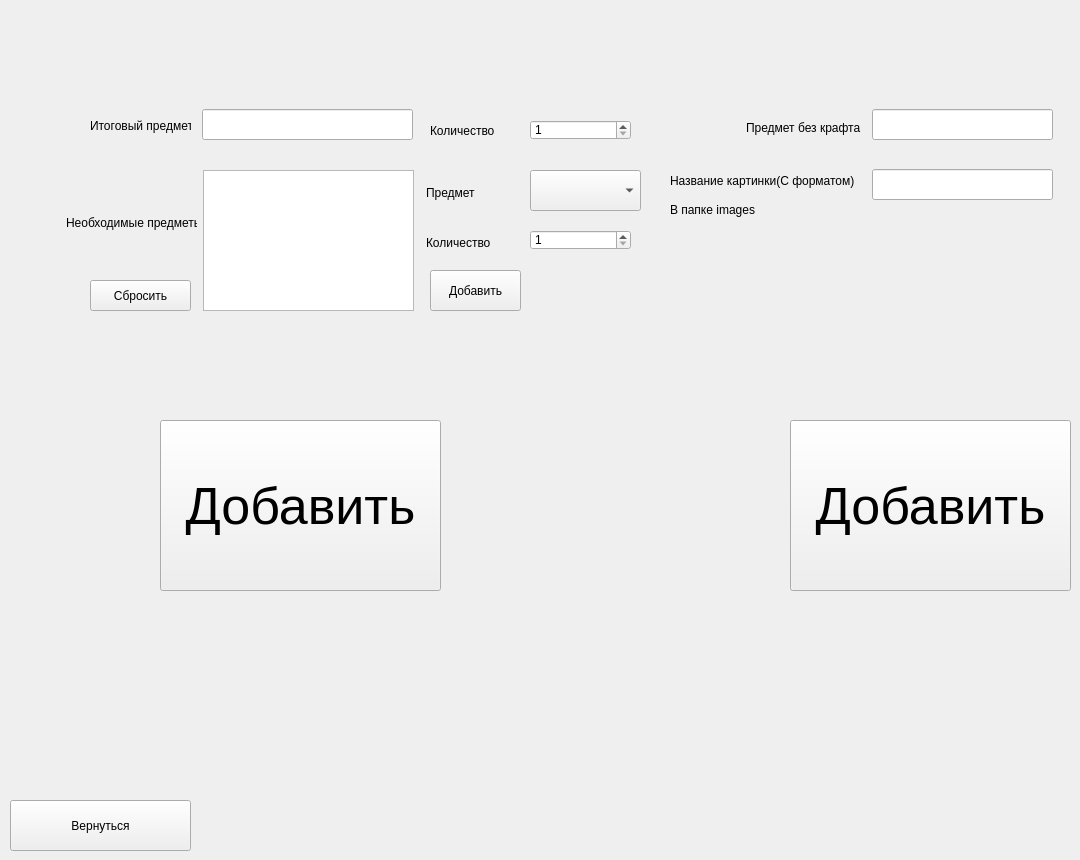
    <widget class="QWidget" name="page_2">
     <widget class="QPushButton" name="back_btn">
      <property name="geometry">
       <rect>
        <x>10</x>
        <y>800</y>
        <width>181</width>
        <height>51</height>
       </rect>
      </property>
      <property name="text">
       <string>Вернуться</string>
      </property>
     </widget>
     <widget class="QPushButton" name="add_craft">
      <property name="geometry">
       <rect>
        <x>160</x>
        <y>420</y>
        <width>281</width>
        <height>171</height>
       </rect>
      </property>
      <property name="font">
       <font>
        <pointsize>39</pointsize>
       </font>
      </property>
      <property name="text">
       <string>Добавить</string>
      </property>
     </widget>
     <widget class="QComboBox" name="append_req_item">
      <property name="geometry">
       <rect>
        <x>530</x>
        <y>170</y>
        <width>111</width>
        <height>41</height>
       </rect>
      </property>
      <property name="editable">
       <bool>false</bool>
      </property>
      <property name="currentText">
       <string/>
      </property>
      <property name="frame">
       <bool>true</bool>
      </property>
     </widget>
     <widget class="QLabel" name="label">
      <property name="geometry">
       <rect>
        <x>90</x>
        <y>110</y>
        <width>101</width>
        <height>31</height>
       </rect>
      </property>
      <property name="text">
       <string>Итоговый предмет</string>
      </property>
     </widget>
     <widget class="QSpinBox" name="result_count">
      <property name="geometry">
       <rect>
        <x>530</x>
        <y>120</y>
        <width>101</width>
        <height>20</height>
       </rect>
      </property>
      <property name="minimum">
       <number>1</number>
      </property>
      <property name="maximum">
       <number>64</number>
      </property>
     </widget>
     <widget class="QLabel" name="label_2">
      <property name="geometry">
       <rect>
        <x>430</x>
        <y>120</y>
        <width>101</width>
        <height>21</height>
       </rect>
      </property>
      <property name="text">
       <string>Количество</string>
      </property>
     </widget>
     <widget class="QTextEdit" name="req_items">
      <property name="enabled">
       <bool>true</bool>
      </property>
      <property name="geometry">
       <rect>
        <x>203</x>
        <y>170</y>
        <width>211</width>
        <height>141</height>
       </rect>
      </property>
      <property name="readOnly">
       <bool>true</bool>
      </property>
     </widget>
     <widget class="QLabel" name="label_3">
      <property name="geometry">
       <rect>
        <x>66</x>
        <y>192</y>
        <width>131</width>
        <height>61</height>
       </rect>
      </property>
      <property name="text">
       <string>Необходимые предметы</string>
      </property>
     </widget>
     <widget class="QPushButton" name="add_req_item_craft">
      <property name="geometry">
       <rect>
        <x>430</x>
        <y>270</y>
        <width>91</width>
        <height>41</height>
       </rect>
      </property>
      <property name="text">
       <string>Добавить</string>
      </property>
     </widget>
     <widget class="QLabel" name="label_4">
      <property name="geometry">
       <rect>
        <x>426</x>
        <y>182</y>
        <width>81</width>
        <height>21</height>
       </rect>
      </property>
      <property name="text">
       <string>Предмет</string>
      </property>
     </widget>
     <widget class="QLabel" name="label_5">
      <property name="geometry">
       <rect>
        <x>426</x>
        <y>232</y>
        <width>71</width>
        <height>21</height>
       </rect>
      </property>
      <property name="text">
       <string>Количество</string>
      </property>
     </widget>
     <widget class="QSpinBox" name="spinBox_2">
      <property name="geometry">
       <rect>
        <x>530</x>
        <y>230</y>
        <width>101</width>
        <height>20</height>
       </rect>
      </property>
      <property name="minimum">
       <number>1</number>
      </property>
      <property name="maximum">
       <number>64</number>
      </property>
     </widget>
     <widget class="QPushButton" name="reset_req_btn">
      <property name="geometry">
       <rect>
        <x>90</x>
        <y>280</y>
        <width>101</width>
        <height>31</height>
       </rect>
      </property>
      <property name="text">
       <string>Сбросить</string>
      </property>
     </widget>
     <widget class="QLineEdit" name="result_item">
      <property name="geometry">
       <rect>
        <x>202</x>
        <y>109</y>
        <width>211</width>
        <height>31</height>
       </rect>
      </property>
     </widget>
     <widget class="QLabel" name="label_6">
      <property name="geometry">
       <rect>
        <x>746</x>
        <y>112</y>
        <width>121</width>
        <height>31</height>
       </rect>
      </property>
      <property name="text">
       <string>Предмет без крафта</string>
      </property>
     </widget>
     <widget class="QLineEdit" name="item_wo_craft_name">
      <property name="geometry">
       <rect>
        <x>872</x>
        <y>109</y>
        <width>181</width>
        <height>31</height>
       </rect>
      </property>
      <property name="text">
       <string/>
      </property>
     </widget>
     <widget class="QLineEdit" name="image_name">
      <property name="geometry">
       <rect>
        <x>872</x>
        <y>169</y>
        <width>181</width>
        <height>31</height>
       </rect>
      </property>
     </widget>
     <widget class="QLabel" name="label_7">
      <property name="geometry">
       <rect>
        <x>670</x>
        <y>170</y>
        <width>191</width>
        <height>21</height>
       </rect>
      </property>
      <property name="text">
       <string>Название картинки(С форматом)</string>
      </property>
     </widget>
     <widget class="QPushButton" name="add_item_wo_craft">
      <property name="geometry">
       <rect>
        <x>790</x>
        <y>420</y>
        <width>281</width>
        <height>171</height>
       </rect>
      </property>
      <property name="font">
       <font>
        <pointsize>39</pointsize>
       </font>
      </property>
      <property name="text">
       <string>Добавить</string>
      </property>
     </widget>
     <widget class="QLabel" name="label_8">
      <property name="geometry">
       <rect>
        <x>670</x>
        <y>200</y>
        <width>141</width>
        <height>20</height>
       </rect>
      </property>
      <property name="text">
       <string>В папке images</string>
      </property>
     </widget>
    </widget>
